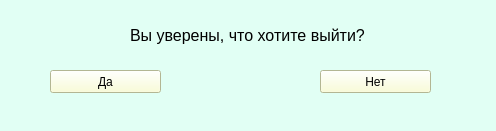
<?xml version="1.0" encoding="UTF-8"?>
<ui version="4.0">
 <class>Form</class>
 <widget class="QWidget" name="Form">
  <property name="geometry">
   <rect>
    <x>0</x>
    <y>0</y>
    <width>496</width>
    <height>131</height>
   </rect>
  </property>
  <property name="windowTitle">
   <string>Form</string>
  </property>
  <property name="styleSheet">
   <string notr="true">background-color: rgb(225, 255, 244);</string>
  </property>
  <widget class="QLabel" name="label">
   <property name="geometry">
    <rect>
     <x>130</x>
     <y>20</y>
     <width>261</width>
     <height>31</height>
    </rect>
   </property>
   <property name="text">
    <string>&lt;html&gt;&lt;head/&gt;&lt;body&gt;&lt;p&gt;&lt;span style=&quot; font-size:12pt;&quot;&gt;Вы уверены, что хотите выйти?&lt;/span&gt;&lt;/p&gt;&lt;/body&gt;&lt;/html&gt;</string>
   </property>
  </widget>
  <widget class="QPushButton" name="yesButton">
   <property name="geometry">
    <rect>
     <x>50</x>
     <y>70</y>
     <width>111</width>
     <height>23</height>
    </rect>
   </property>
   <property name="styleSheet">
    <string notr="true">background-color: rgb(251, 255, 206);</string>
   </property>
   <property name="text">
    <string>Да</string>
   </property>
  </widget>
  <widget class="QPushButton" name="noButton">
   <property name="geometry">
    <rect>
     <x>320</x>
     <y>70</y>
     <width>111</width>
     <height>23</height>
    </rect>
   </property>
   <property name="styleSheet">
    <string notr="true">background-color: rgb(251, 255, 206);</string>
   </property>
   <property name="text">
    <string>Нет</string>
   </property>
  </widget>
 </widget>
 <resources/>
 <connections/>
</ui>
